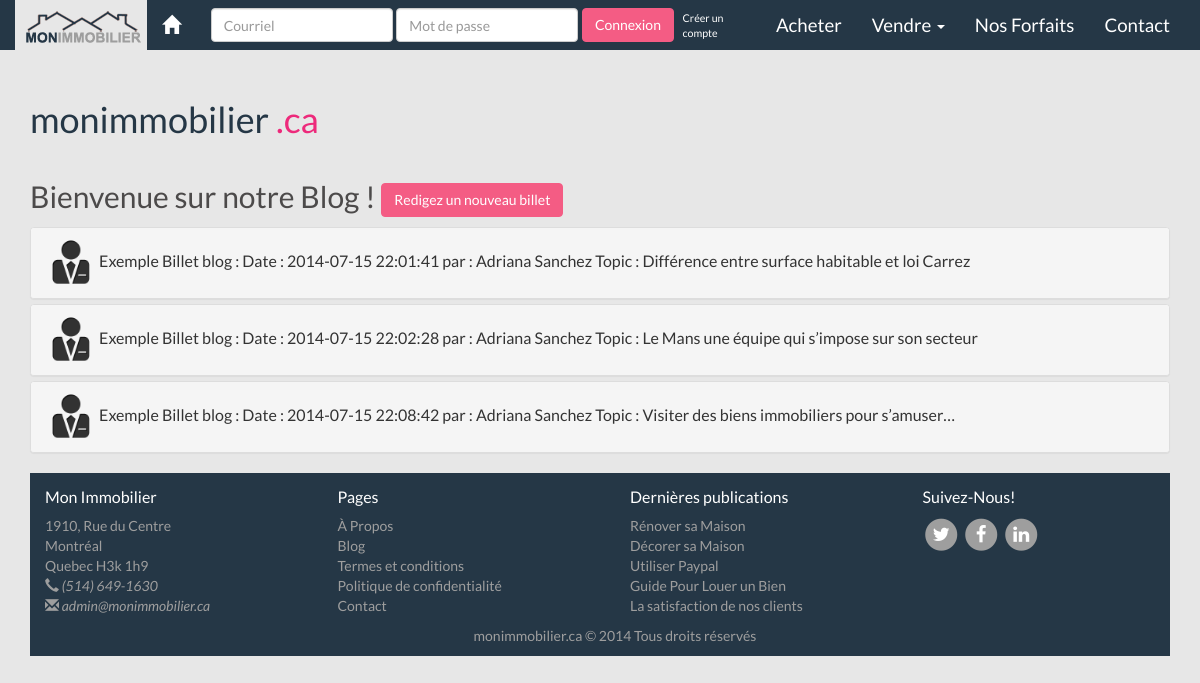
The page /index.php?page=blog on the database its author committed.
### tables this page shows
CREATE TABLE IF NOT EXISTS `mi_billets` (
  `ID_billet` int(11) NOT NULL AUTO_INCREMENT,
  `ID_user` int(11) NOT NULL,
  `titre_billet` varchar(50) NOT NULL,
  `contenue_billet` text NOT NULL,
  `Date` timestamp NOT NULL DEFAULT CURRENT_TIMESTAMP ON UPDATE CURRENT_TIMESTAMP,
  PRIMARY KEY (`ID_billet`),
  KEY `ID_user` (`ID_user`)
);

CREATE TABLE IF NOT EXISTS `mi_utilisateurs` (
  `ID_utilisateurs` int(11) NOT NULL AUTO_INCREMENT,
  `nom` varchar(50) NOT NULL,
  `prenom` varchar(30) NOT NULL,
  `courriel` varchar(50) NOT NULL,
  `nom_utilisateur` varchar(20) NOT NULL,
  `mot_de_passe` varchar(256) NOT NULL,
  `sexe` enum('M','F') NOT NULL,
  `DOB` date NOT NULL,
  `ID_adresse` int(11) NOT NULL,
  `ID_forfait` int(11) DEFAULT NULL,
  `ID_agence` int(11) DEFAULT NULL,
  `ID_photo` int(11) DEFAULT NULL,
  `ID_role` int(11) NOT NULL,
  `telephone_utilisateur` varchar(20) NOT NULL,
  PRIMARY KEY (`ID_utilisateurs`),
  KEY `ID_adresse` (`ID_adresse`),
  KEY `ID_forfait` (`ID_forfait`),
  KEY `ID_agence` (`ID_agence`),
  KEY `ID_photo` (`ID_photo`),
  KEY `ID_role` (`ID_role`)
);

### index.php (called while the page is built, shortened)
<?php session_start();
	require_once("./config.php");
        require_once("./gabarit.projet.php");
?>

### config.php (called while the page is built, shortened)
<?php
	function mon_autoloader($class)
	{
		$dossierClasse = array('modeles/', 'vues/','vues/blog/','vues/espaceAgences/', 'lib/', '' );
	}
?>

### modeles/BD.class.php (called while the page is built, shortened)
<?php
class BD {
    private static $instance = null;
    private $idbd;
    private function __construct($base, $param) {
        $this->idbd = new mysqli(HOST,USER,PASS,$base);
        $this->idbd->set_charset("utf8");
    }
    public static function getInstance($base, $param) {
        if(is_null(self::$instance)) {
            self::$instance = new BD($base, $param);
        }
        return self::$instance;
    }
    public function getBD(){
        return $this->idbd;
    }
}
?>

### modeles/ModeleBlog.class.php (called while the page is built, shortened)
<?php
	class ModeleBlog {
	private $DB;
	function __construct ()
	{
            $this->DB = BD::getInstance("e1395529", "dbconnect");
	}
		public function getBillets()
	{
		$aArticles = Array();
		$res = $this->DB->getBD()->query("Select * from mi_billets");
		if($this->DB->getBD()->affected_rows >0){
                    while($row = $res->fetch_array(MYSQLI_ASSOC)){
                        $aArticles[] = $row;
                    }
		}
		return $aArticles;
	}
		public function getUser($id){
		$res = $this->DB->getBD()->query("Select prenom,nom from mi_utilisateurs where ID_utilisateurs = '".$id ."'");
		if($this->DB->getBD()->affected_rows >0)
		{
                    while($row = $res->fetch_array(MYSQLI_ASSOC)){
                        $user[] = $row;
                    }
		}
		$Auser= $user[0]['prenom']." ". $user[0]['nom'];
		return $Auser;
		}
	}
	?>

### vues/blog/Blog.class.php (the view, shortened to what this page needs)
<?php
class Blog {
        public function afficheContenuBlog() {
        ?>
    <div class="container" id="accueil">
       <div class="panel-group" id="accordion">
		<article>
		<?php
		$blogBillets= new ModeleBlog();
		$articles = $blogBillets->getBillets();
		?>
		<h2>Bienvenue sur notre Blog ! <input type="button" class="btn btn-success " data-toggle="modal" data-target="#redigez" value="Redigez un nouveau billet"></h2>
		<?php
		if(count($articles) >0)
		{
			foreach($articles as $cle => $article)
			{
			?>
			            <div class="panel panel-default">
                <div class="panel-heading">
                    <h4 class="panel-title">
                    <a data-toggle="collapse" data-parent="#accordion" data-target="#collapse<?php echo $article['ID_billet'];?>" href="#collapse<?php echo $article['ID_billet'];?>">
                        <img src="img/account_and_control.png" alt="logo agence" width="50" height="50"/> Exemple Billet blog : Date : <?php echo $article['Date'];?> par : <?php echo $blogBillets->getUser($article['ID_user']);?> Topic : <?php echo $article['titre_billet'];?>
                    </a>
                </h4>
                </div>
					<?php
					$commentaires = $blogBillets->getCommentaires($article['ID_billet']);
					 if(count($commentaires) >0){
					foreach($commentaires as $cles => $commentaire)
			{ ?>
			<p>commentaire par : <?php echo $blogBillets->getUser($article['ID_user']);?> Date : <?php echo $commentaire['Date'];?> </p>
		<?php } }
		else {echo '<p>Aucun commentaire</p>';}?>
            </div>
			<?php
			}
		}
		?>
		</article>
		</div>
        <?php
        }
}

### css/navbar-fixed-top.css (style rules this page uses)
body { padding-top: 70px; background-color: #E7E7E7; }

### css/main.css (style rules this page uses)
html { min-height: 100%; position: relative; }
body { color: #4C4A4A; font-family: 'Lato', Helvetica, sans-serif; font-size: 12pt; }
.btn-success { color: #FFFFFF; text-shadow: none; background-color: #f45c84; border: 1px solid #f45c84; }

### rows shown on the page
mi_billets: Date "2014-07-15 22:01:41", ID_user.nom "Adriana Sanchez", titre_billet "Différence entre surface habitable et loi Carrez"
mi_billets: Date "2014-07-15 22:02:28", ID_user.nom "Adriana Sanchez", titre_billet "Le Mans une équipe qui s’impose sur son secteur"
mi_billets: Date "2014-07-15 22:08:42", ID_user.nom "Adriana Sanchez", titre_billet "Visiter des biens immobiliers pour s’amuser…"
